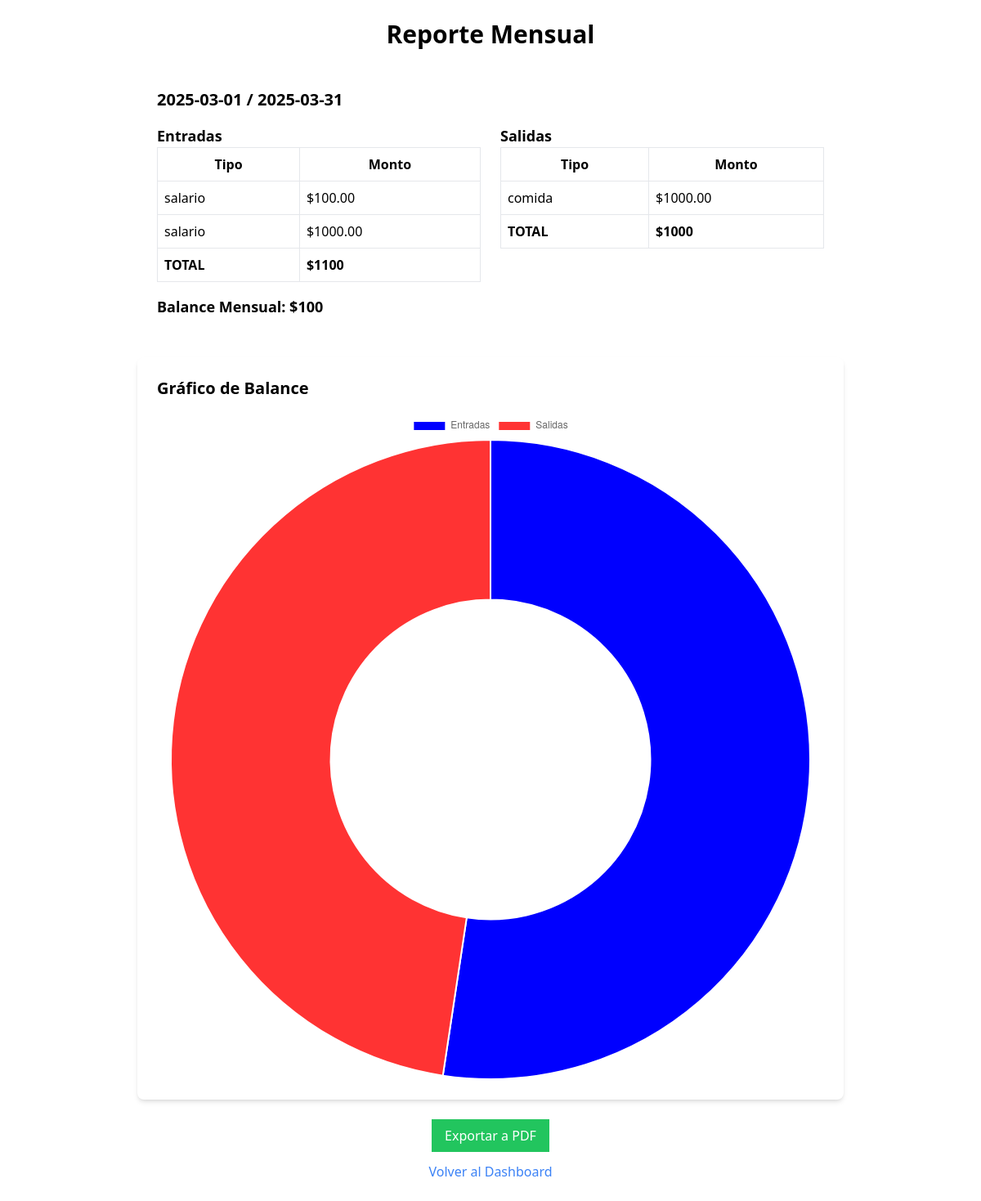
/pages/balance.php (signed in), run on the app's committed database.
### tables this page shows
CREATE TABLE `entradas` (
  `id` int(100) NOT NULL,
  `type` varchar(255) NOT NULL,
  `amount` decimal(10,2) NOT NULL,
  `date` date NOT NULL,
  `bill` varchar(255) NOT NULL,
  `user_id` int(100) NOT NULL
);

CREATE TABLE `salidas` (
  `id` int(100) NOT NULL,
  `type` varchar(255) NOT NULL,
  `amount` decimal(10,2) NOT NULL,
  `date` date NOT NULL,
  `bill` varchar(255) NOT NULL,
  `user_id` int(100) NOT NULL
);

### classes/movements.php (called while the page is built, shortened)
<?php
class Movements {
    private $conn;
    public function __construct($db, $tipo = null) {
        $this->conn = $db;
    }
    public function getEntradas($user_id) {
        $query = "SELECT * FROM entradas WHERE user_id = :user_id ORDER BY date DESC";
        $stmt = $this->conn->prepare($query);
        $stmt->bindParam(':user_id', $user_id);
        $stmt->execute();
        return $stmt->fetchAll(PDO::FETCH_ASSOC);
    }
    public function getSalidas($user_id) {
        $query = "SELECT * FROM salidas WHERE user_id = :user_id ORDER BY date DESC";
        $stmt = $this->conn->prepare($query);
        $stmt->bindParam(':user_id', $user_id);
        $stmt->execute();
        return $stmt->fetchAll(PDO::FETCH_ASSOC);
    }
}
?>

### pages/balance.php (the view, shortened to what this page needs)
<?php
require_once "../classes/movements.php";
$database = new Database();
$db = $database->connect();
$user_id = $_SESSION['user_id'];
$movements = new Movements($db);
$entradas = $movements->getEntradas($user_id);
$salidas = $movements->getSalidas($user_id);
$totalEntradas = 0;
$totalSalidas = 0;
foreach ($entradas as $entrada) {
    $totalEntradas += $entrada['amount'];
}
foreach ($salidas as $salida) {
    $totalSalidas += $salida['amount'];
}
$balance = $totalEntradas - $totalSalidas;
?>
<!DOCTYPE html>
<html lang="es">
<head>
    <script src="https://cdn.tailwindcss.com"></script>
</head>
<body class="flex flex-col items-center p-6">
    <h1 class="text-3xl font-bold mb-6">Reporte Mensual</h1>
    <div class="p-6 w-3/4">
        <h2 class="text-xl font-bold mb-4"><?php echo date('Y-m-01'); ?> / <?php echo date('Y-m-t'); ?></h2>
        <div class="grid grid-cols-2 gap-6">
            <div>
                <h3 class="text-lg font-bold">Entradas</h3>
                <table class="w-full border">
                    <thead>
                        <tr>
                            <th class="p-2 border">Tipo</th>
                            <th class="p-2 border">Monto</th>
                        </tr>
                    </thead>
                    <tbody>
                        <?php foreach ($entradas as $entrada): ?>
                            <tr class="border-b">
                                <td class="p-2 border"><?php echo $entrada['type']; ?></td>
                                <td class="p-2 border">$<?php echo $entrada['amount']; ?></td>
                            </tr>
                        <?php endforeach; ?>
                    </tbody>
                    <tfoot>
                        <tr>
                            <td class="p-2 font-bold border">TOTAL</td>
                            <td class="p-2 font-bold border">$<?php echo $totalEntradas; ?></td>
                        </tr>
                    </tfoot>
                </table>
            </div>
            <div>
                <h3 class="text-lg font-bold">Salidas</h3>
                <table class="w-full border">
                    <thead>
                        <tr>
                            <th class="p-2 border">Tipo</th>
                            <th class="p-2 border">Monto</th>
                        </tr>
                    </thead>
                    <tbody>
                        <?php foreach ($salidas as $salida): ?>
                            <tr class="border-b">
                                <td class="p-2 border"><?php echo$salida['type']; ?></td>
                                <td class="p-2 border">$<?php echo $salida['amount']; ?></td>
                            </tr>
                        <?php endforeach; ?>
                    </tbody>
                    <tfoot>
                        <tr>
                            <td class="p-2 border font-bold">TOTAL</td>
                            <td class="p-2 border font-bold">$<?php echo $totalSalidas; ?></td>
                        </tr>
                    </tfoot>
                </table>
            </div>
        </div>
        <h3 class="text-lg font-bold mt-4">Balance Mensual:
            <span>
                $<?php echo $balance; ?>
            </span>
        </h3>
    </div>
    <div class="bg-white p-6 rounded-lg shadow-md w-3/4 mt-6">
        <h2 class="text-xl font-bold mb-4">Gráfico de Balance</h2>
        <canvas id="balanceChart"></canvas>
    </div>
    <button id="exportPDF" class="mt-6 bg-green-500 text-white px-4 py-2 ">Exportar a PDF</button>
    <a href="dashboard.php" class="mt-3 text-blue-500">Volver al Dashboard</a>
    <script>
        const ctx = document.getElementById("balanceChart").getContext("2d");
        new Chart(ctx, {
            type: 'doughnut',
            data: {
                labels: ["Entradas", "Salidas"],
                datasets: [{
                    data: [<?php echo $totalEntradas; ?>, <?php echo $totalSalidas; ?>],
                    backgroundColor: ["#0000ff", "#ff3333"],
                }]
            }
        });
        document.getElementById("exportPDF").addEventListener("click", function () {
        const { jsPDF } = window.jspdf;
        html2canvas(document.body, { scale: 2 }).then(canvas => {
            const pdf = new jsPDF("p", "mm", "a4");
            const imgData = canvas.toDataURL("image/png");
            const imgWidth = 210;
            const imgHeight = (canvas.height * imgWidth) / canvas.width;
            pdf.addImage(imgData, "PNG", 0, 0, imgWidth, imgHeight);
            pdf.save("Reporte_Balance.pdf");
        });
    });
    </script>
</body>
</html>

### data on the page
entradas: type "salario", amount "100.00"
entradas: type "salario", amount "1000.00"
salidas: type "comida", amount "1000.00"

### other printed values
$totalEntradas "1100"
$totalSalidas "1000"
$balance "100"
chart data {{ $totalEntradas }} 1100
chart data {{ $totalSalidas }} 1000
